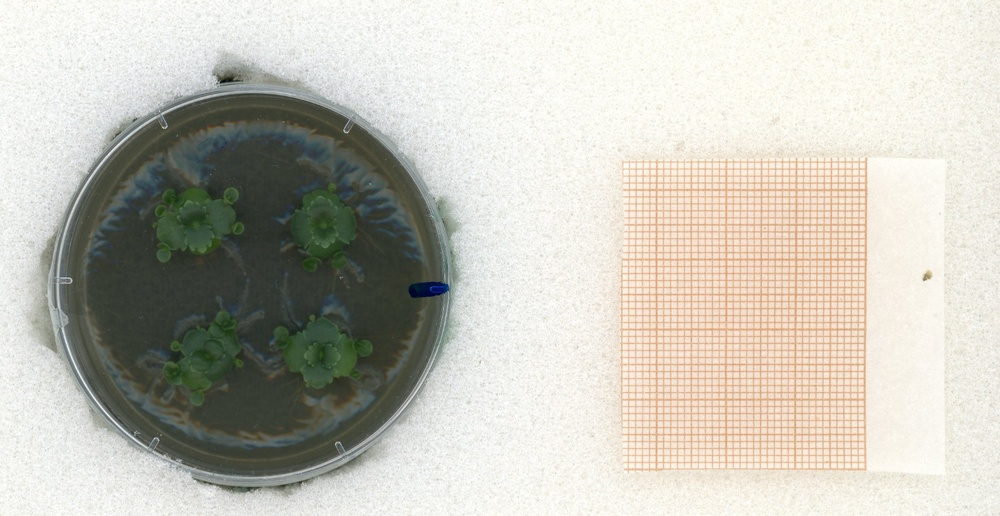
#> input picture PlantAreaAnalyzer/data/examples/blass_dunkel_blattinnere_anders.jpg, 1000 x 516 px, shrunk from 1600 x 825 before the run
$ python -i petri_detection.py   (imports and definitions only)
#> lines starting #> are read from the running program, lines starting #| are printed output that depends on the picture; after the words box and inside, x2 and y2 are one past the last pixel; in counts of white or black regions, pixels touching at a corner belong together
#> further down, picture is the input picture: shape (516, 1000, 3); mean B, G, R 184.6, 194.6, 197
from __future__ import annotations

from dataclasses import dataclass
from typing import Optional

import cv2
import numpy as np


@dataclass(frozen=True)
class PetriCircle:
    center_x: int
    center_y: int
    radius: int


def detect_petri_circle(bgr_image: np.ndarray) -> PetriCircle:
    """Detect the petri dish so analysis can ignore the background and rim."""

    gray = cv2.cvtColor(bgr_image, cv2.COLOR_BGR2GRAY)
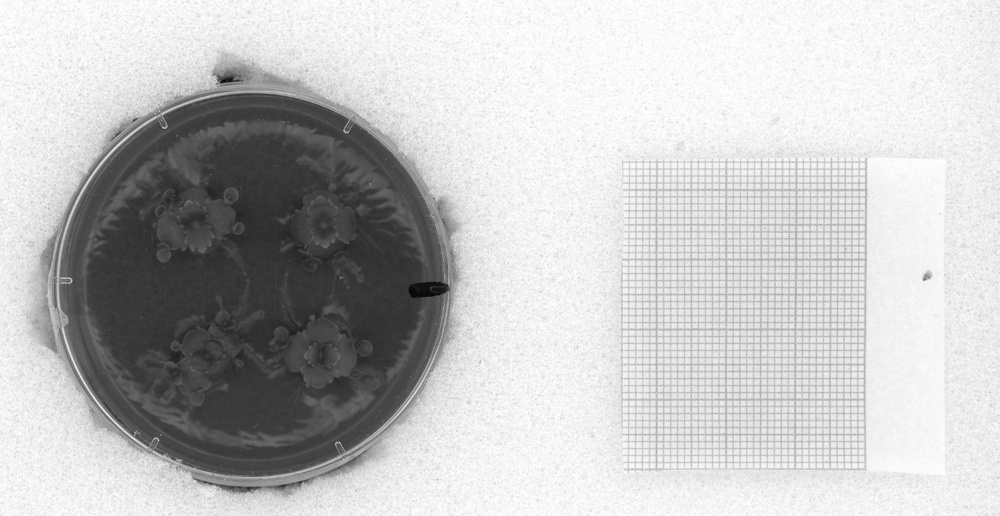
#> gray: shape (516, 1000); min 4, max 255, mean 194.2
    blurred = cv2.medianBlur(gray, 7)
    height, width = gray.shape
#> height = 516; width = 1000
    min_dim = min(height, width)
#> min_dim = 516
    contour_circle = detect_petri_circle_from_dark_region(gray)

    circles = cv2.HoughCircles(
        blurred,
        cv2.HOUGH_GRADIENT,
        dp=1.2,
        minDist=max(1, min_dim // 2),
        param1=120,
        param2=35,
        minRadius=int(min_dim * 0.25),
        maxRadius=int(min_dim * 0.56),
    )

    if circles is not None and len(circles[0]) > 0:
        hough_circle = select_best_hough_circle(circles[0], contour_circle, min_dim)
        if contour_circle is not None:
            center_distance = np.hypot(
                hough_circle.center_x - contour_circle.center_x,
                hough_circle.center_y - contour_circle.center_y,
            )
            radius_ratio = hough_circle.radius / max(1, contour_circle.radius)
            if (
                center_distance > contour_circle.radius * 0.22
                or radius_ratio > 1.12
                or radius_ratio < 0.82
            ):
                return contour_circle
        return hough_circle

    if contour_circle is not None:
        return contour_circle

    return PetriCircle(
        center_x=width // 2,
        center_y=height // 2,
        radius=max(1, int(min_dim * 0.45)),
    )


def select_best_hough_circle(
    hough_circles: np.ndarray,
    contour_circle: Optional[PetriCircle],
    min_dim: int,
) -> PetriCircle:
    """Pick the most plausible dish circle instead of the largest one.

    Hough often detects the outer shadow or glass glare as a larger circle.
    The dark-region fallback is a better anchor for center and rough radius.
    """

    expected_radius = (
        float(contour_circle.radius)
        if contour_circle is not None
        else float(min_dim) * 0.43
    )
    expected_center = (
        (float(contour_circle.center_x), float(contour_circle.center_y))
        if contour_circle is not None
        else None
    )

    best_score: float | None = None
    best_circle: PetriCircle | None = None
    for entry in hough_circles:
        circle = PetriCircle(
            center_x=int(round(entry[0])),
            center_y=int(round(entry[1])),
            radius=int(round(entry[2])),
        )

        radius_delta = abs(circle.radius - expected_radius)
        score = -radius_delta

        # Prefer the actual rim over oversized shadow circles.
        if circle.radius > expected_radius:
            score -= (circle.radius - expected_radius) * 0.9

        if expected_center is not None:
            center_distance = np.hypot(
                circle.center_x - expected_center[0],
                circle.center_y - expected_center[1],
            )
            score -= center_distance * 1.4

            radius_ratio = circle.radius / max(1.0, expected_radius)
            if radius_ratio > 1.12:
                score -= (radius_ratio - 1.12) * expected_radius * 8.0
            if radius_ratio < 0.82:
                score -= (0.82 - radius_ratio) * expected_radius * 4.0

        if best_score is None or score > best_score:
            best_score = score
            best_circle = circle

    if best_circle is None:
        if contour_circle is not None:
            return contour_circle
        return PetriCircle(
            center_x=min_dim // 2,
            center_y=min_dim // 2,
            radius=max(1, int(min_dim * 0.45)),
        )

    return best_circle


def detect_petri_circle_from_dark_region(gray_image: np.ndarray) -> Optional[PetriCircle]:
    """Fallback detector for wide images where Hough misses the dish rim."""

    height, width = gray_image.shape
#> height = 516; width = 1000
    min_dim = min(height, width)
#> min_dim = 516
    blurred = cv2.GaussianBlur(gray_image, (7, 7), 0)
    _, dark_mask = cv2.threshold(
        blurred,
        0,
        255,
        cv2.THRESH_BINARY_INV | cv2.THRESH_OTSU,
    )
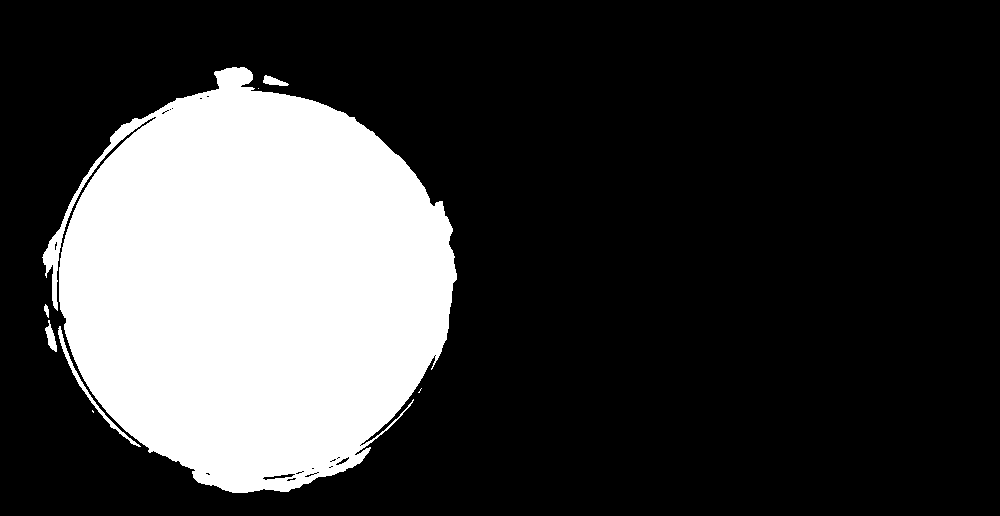
#> dark_mask: shape (516, 1000); 24.3% white; 8 white regions (3 under 20 px), largest, box (x1, y1, x2, y2) and area: (42, 67, 457, 493) 124257, (58, 326, 141, 447) 537, (45, 320, 57, 352) 184, (263, 75, 289, 86) 156, (44, 304, 49, 318) 43

    kernel_size = max(5, min_dim // 80)
#> kernel_size = 6
    kernel = np.ones((kernel_size, kernel_size), dtype=np.uint8)
    dark_mask = cv2.morphologyEx(dark_mask, cv2.MORPH_CLOSE, kernel, iterations=2)
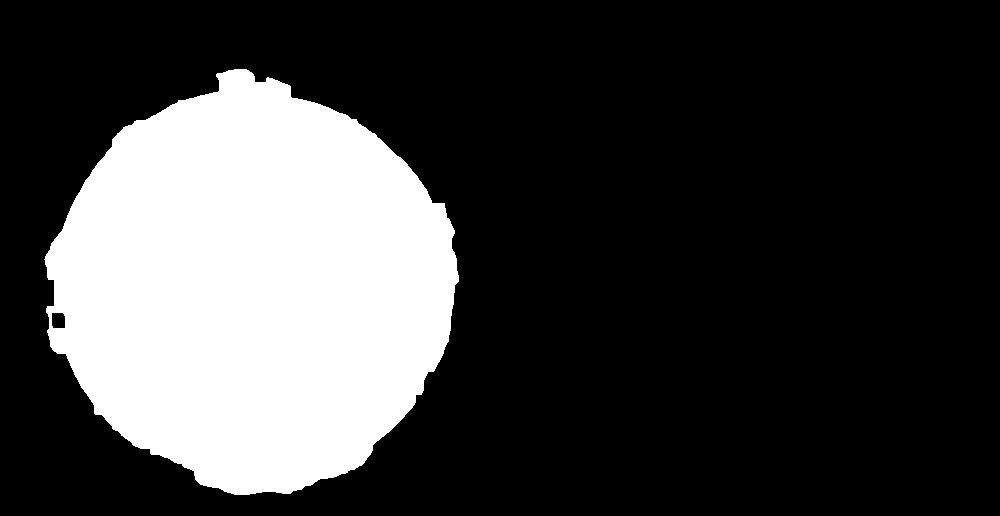
#> dark_mask: shape (516, 1000); 24.7% white; 1 white region, box (x1, y1, x2, y2) and area: (44, 69, 459, 495) 127425
    dark_mask = cv2.morphologyEx(dark_mask, cv2.MORPH_OPEN, kernel)
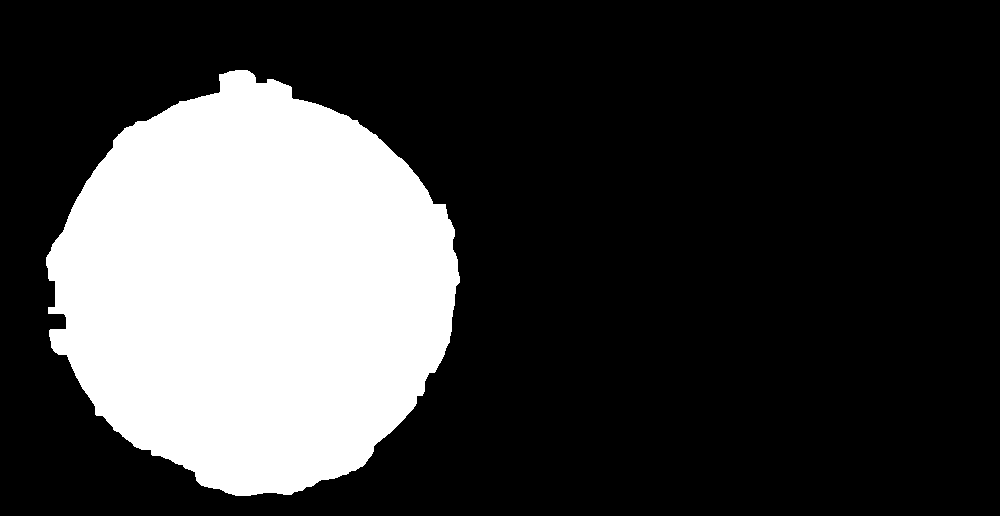
#> dark_mask: shape (516, 1000); 24.7% white; 1 white region

    contours, _ = cv2.findContours(
        dark_mask,
        cv2.RETR_EXTERNAL,
        cv2.CHAIN_APPROX_SIMPLE,
    )
#> contours = 1 contour; box (x1, y1, x2, y2) and area: (46, 70, 460, 496) 126712

    candidates: list[tuple[float, PetriCircle]] = []
    for contour in contours:
        area = cv2.contourArea(contour)
        if area < min_dim * min_dim * 0.04:
            continue

        (center_x, center_y), radius = cv2.minEnclosingCircle(contour)
        if radius < min_dim * 0.18 or radius > min_dim * 0.60:
            continue

        circle_area = np.pi * radius * radius
        fill_ratio = area / circle_area if circle_area else 0
        if fill_ratio < 0.35:
            continue

        # Prefer large, compact dark regions over rectangular labels or grid artifacts.
        score = area * fill_ratio
        candidates.append(
            (
                score,
                PetriCircle(
                    center_x=int(round(center_x)),
                    center_y=int(round(center_y)),
                    radius=int(round(radius)),
                ),
            )
        )
#> this loop made 1 pass
#> (area, center_x, center_y, radius, circle_area, fill_ratio, score) on pass 1: (126711.5, 255.2, 283, 214, 143853.4, 0.881, 111612.3)
#> after the loop, candidates = 1 item

    if not candidates:
        return None

    return max(candidates, key=lambda candidate: candidate[0])[1]


def build_petri_mask(
    image_shape: tuple[int, int],
    circle: PetriCircle,
    shrink_factor: float = 0.90,
) -> np.ndarray:
    """Build a circular mask that keeps the inner dish area only."""

    height, width = image_shape
    mask = np.zeros((height, width), dtype=np.uint8)
    inner_radius = max(1, int(round(circle.radius * shrink_factor)))
    cv2.circle(mask, (circle.center_x, circle.center_y), inner_radius, 255, -1)
    return mask


def placeholder_detection_note() -> str:
    return (
        "Petrischalen-Erkennung ist im MVP noch nicht voll manuell. "
        "Aktuell wird eine Hough-Kreis-Erkennung mit Fallback verwendet."
    )

>>> import cv2
>>> picture = cv2.imread('../data/examples/blass_dunkel_blattinnere_anders.jpg')
>>> result = detect_petri_circle(picture)
#> in detect_petri_circle, `circles = cv2.HoughCircles( blurred, cv2.HOUGH_GRADIENT, dp=1.2, minDi..`: circles = [[252.6, 283.8, 190.9]]
#> the loop in select_best_hough_circle, `for entry in hough_circles:` made 1 pass
#> (entry, radius_delta, score, center_distance, radius_ratio, best_score) on pass 1: ([252.6, 283.8, 190.9], 23, -26.13, 2.24, 0.893, -26.13)
#> after the loop in select_best_hough_circle, `for entry in hough_circles:`: best_score = -26.13
#> in detect_petri_circle, `center_distance = np.hypot( hough_circle.center_x - contour_circle.cen..`: center_distance = 2.24
#> in detect_petri_circle, `radius_ratio = hough_circle.radius / max(1, contour_circle.radius)`: radius_ratio = 0.893

$ run again, on PlantAreaAnalyzer/data/examples/gross_guter_kontrast_viel_wurzel.jpg
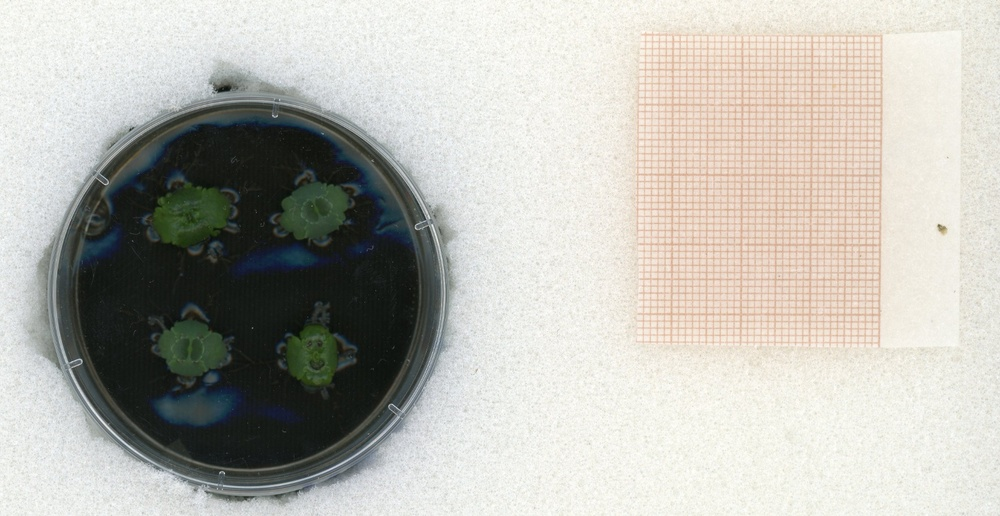
#> input picture PlantAreaAnalyzer/data/examples/gross_guter_kontrast_viel_wurzel.jpg, 1000 x 516 px, shrunk from 1600 x 825 before the run
#> picture is the input picture: shape (516, 1000, 3); mean B, G, R 178.1, 185, 186.3
#> in detect_petri_circle_from_dark_region, `_, dark_mask = cv2.threshold( blurred, 0, 255, cv2.THRESH_BINARY_INV |..`:
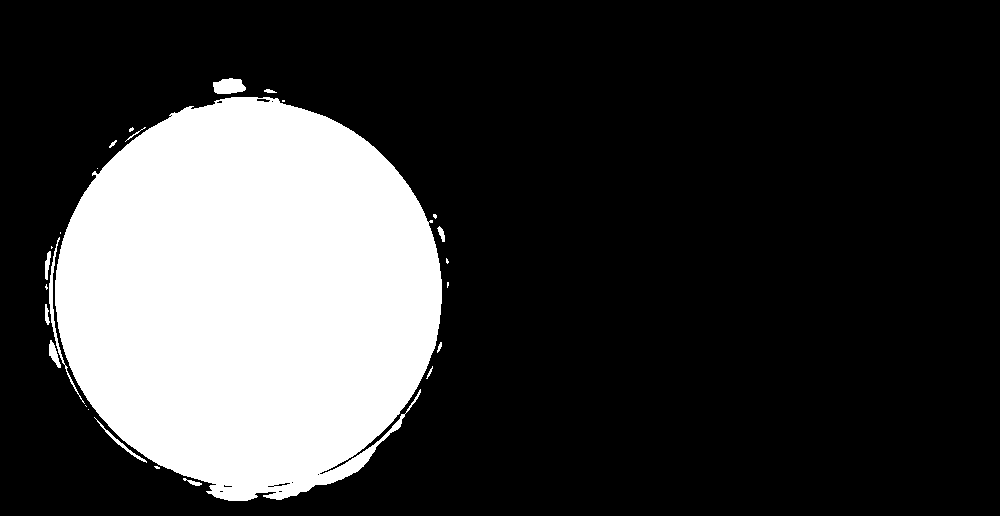
#> dark_mask: shape (516, 1000); 23.5% white; 26 white regions (12 under 20 px), largest, box (x1, y1, x2, y2) and area: (55, 97, 442, 501) 119647, (49, 237, 85, 404) 433, (213, 78, 246, 94) 410
#> in detect_petri_circle_from_dark_region, `dark_mask = cv2.morphologyEx(dark_mask, cv2.MORPH_OPEN, kernel)`:
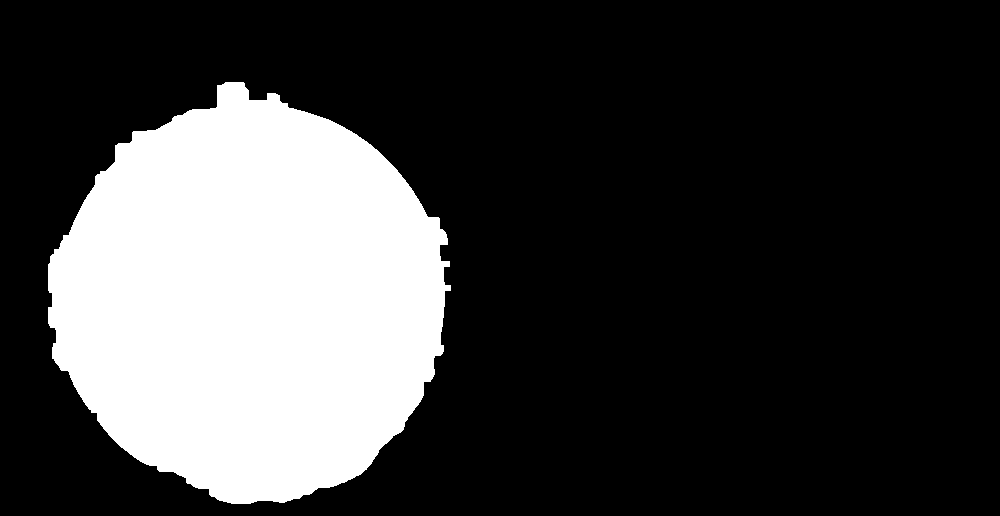
#> dark_mask: shape (516, 1000); 24.1% white; 1 white region
#> contours = 1 contour; box (x1, y1, x2, y2) and area: (48, 82, 451, 504) 123468
#> the loop in detect_petri_circle_from_dark_region, `for contour in contours:` made 1 pass
#> (area, center_x, center_y, radius, circle_area, fill_ratio, score) on pass 1: (123468, 253.5, 292.1, 212.1, 141281.4, 0.874, 107900.6)
#> after the loop in detect_petri_circle_from_dark_region, `for contour in contours:`: candidates = 1 item
#> circles = [[249, 294.6, 193]]
#> the loop in select_best_hough_circle, `for entry in hough_circles:` made 1 pass
#> (entry, radius_delta, score, center_distance, radius_ratio, best_score) on pass 1: ([249, 294.6, 193], 19, -27.16, 5.83, 0.91, -27.16)
#> after the loop in select_best_hough_circle, `for entry in hough_circles:`: best_score = -27.16
#> in detect_petri_circle, `center_distance = np.hypot( hough_circle.center_x - contour_circle.cen..`: center_distance = 5.83
#> in detect_petri_circle, `radius_ratio = hough_circle.radius / max(1, contour_circle.radius)`: radius_ratio = 0.91
